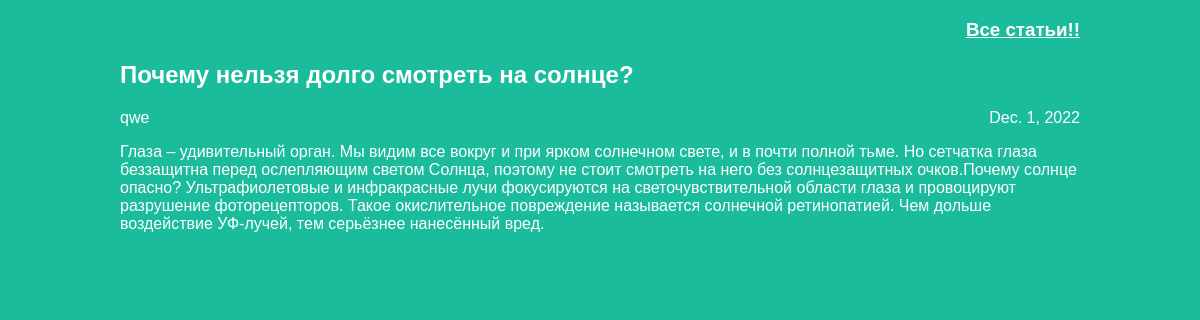
Screenshot of /article/4 with the database file from the repository.
### articles/models.py (models this page shows, shortened)
class Article(models.Model):
    title = models.CharField(max_length=200)
    author = models.ForeignKey(User, on_delete=models.CASCADE)
    text = models.TextField()
    created_date = models.DateField(auto_now_add=True)

### articles/views.py (the view)
# urls.py: path('article/<int:article_id>', views.get_article, name='get_article'),
def get_article(request, article_id):
    try:
        post = Article.objects.get(id=article_id)
        return render(request, '1article.html', {"post": post})
    except Article.DoesNotExist:
        raise Http404

### articles/templates/1article.html (shortened to what this page needs)
<!DOCTYPE html>
<html>
    <head>
        <link rel="stylesheet" href="{{ STATIC_URL }}/static/css/article.css">
    </head>
    <body>
    <div class="archive">
        <a href="/"><h3> Все статьи!!</h3></a>
        <h2 class="post-title">{{ post.title }}</h2>
            <div class="article-info">
                <div class="article-author">{{ post.author.username }}</div>
                <div class="article-created-date">{{ post.created_date }}</div>
            </div>
            <p class="article-text">{{ post.text }}</p>
    </div>
    </body>
</html>

### articles/static/css/article.css (style rules this page uses)
body { background: #1abc9c; font-family: Tahoma, Arial, sans-serif; color: #ffffff; }
h3 { text-align: right; }
.archive { width: 960px; margin-left: auto; margin-right: auto; }
a:link, a:visited, a:active, a:focus { color: #ffffff; }
.article-author { width: 50%; float: left; }
.article-created-date { text-align: right; }

### rows the page displays
Article: title "Почему нельзя долго смотреть на солнце?", author.username "qwe", created_date "Dec. 1, 2022", text "Глаза – удивительный орган. Мы видим все вокруг и при ярком солнечном свете, и в почти полной тьме. Но сетчатка глаза беззащитна перед ослепляющим светом Солнца, поэтому не стоит смотреть на него без солнцезащитных очков.Почему солнце опасно? Ультрафиолетовые и инфракрасные лучи фокусируются на светочувствительной области глаза и провоцируют разрушение фоторецепторов. Такое окислительное повреждение называется солнечной ретинопатией. Чем дольше воздействие УФ-лучей, тем серьёзнее нанесённый вред."
